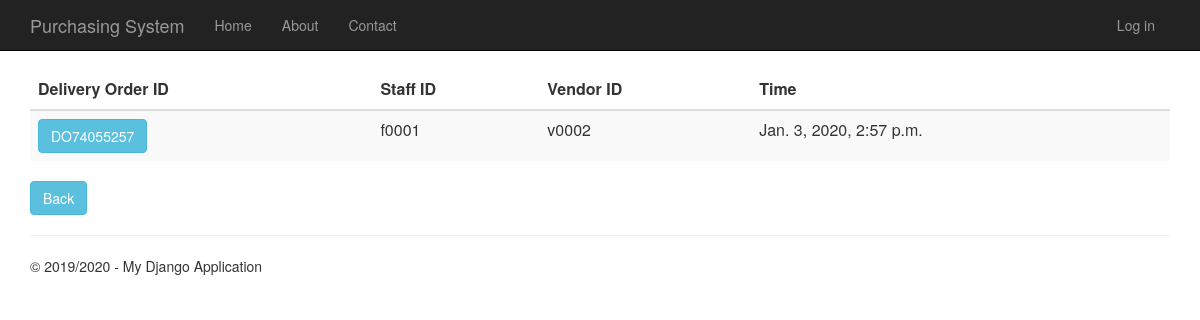
Screenshot of /deliveryorderhistory with the database file from the repository.
### DeliveryOrder/models.py (models this page shows, shortened)
class DeliveryOrder(models.Model):
    delivery_order_id = models.CharField(primary_key=True, max_length=10)
    shipping_instructions = models.TextField()
    time_created = models.DateTimeField()
    description = models.TextField(null=True,default=None, blank=True)
    total_price = models.DecimalField(max_digits=10, decimal_places=2, default=Decimal('0.00'))
    person_id = models.ForeignKey(Person)
    vendor_id = models.ForeignKey(Vendor)
    purchase_order_id = models.OneToOneField(PurchaseOrder)

### app/models.py (models this page shows, shortened)
class Person(models.Model):
    user_id = models.OneToOneField(User)
    person_id = models.CharField(primary_key=True, max_length=10)
    person_name = models.TextField()
    person_address = models.TextField()
    person_phone_number = models.TextField()
    person_role = models.TextField(default = 'EMPLOYEE')

class Vendor(models.Model):
    vendor_id = models.CharField(primary_key=True, max_length=10)
    vendor_name = models.TextField()
    vendor_phone_number = models.TextField()
    vendor_address = models.TextField()
    vendor_email = models.TextField()
    def __str__(self):
        return str(self.vendor_id)

### DeliveryOrder/views.py (the view)
# urls.py: url(r'^deliveryorderhistory', DeliveryOrder.views.deliveryorderhistory, name="delivery_order_history"),
def deliveryorderhistory(request):
    delivery_orders = DeliveryOrder.objects.all()
    context = {
            'title':'delivery Order History',
            'rows':delivery_orders,
            'year':'2019/2020'
        }
    return render(request,'DeliveryOrder/deliveryorderhistory.html',context)

### DeliveryOrder/templates/DeliveryOrder/deliveryorderhistory.html
﻿{% extends "app/layout.html" %}
{% block content %}
<div class="purcahseorderhistory margintop" action="menu" >
    <form action="deliveryorderhistorydetails" method="GET">
        <table class="table table-striped margintop">
          <thead>
            <tr>
              <th scope="col">Delivery Order ID</th>
              <th scope="col">Staff ID</th>
              <th scope="col">Vendor ID</th>
              <th scope="col">Time</th>
            </tr>
          </thead>
          <tbody>
              {% for r in rows %}
            <tr>
                 <td><button type="submit" name="do_id" value="{{r.delivery_order_id}}" class="btn btn-info" >{{r.delivery_order_id}}</button></td>
                 <td>{{r.person_id.person_id}}</td>
                 <td>{{r.vendor_id}}</td>
                 <td>{{r.time_created}}</td>
            </tr>
              {% endfor %}
          </tbody>
        </table>
        <div class="margintop">
            <a type="submit" class="btn btn-info" href="/menu">Back</a>
        </div>
    </form>
</div>
{% endblock %}

### app/static/app/content/site.css (style rules this page uses)
body { padding-top: 50px; padding-bottom: 20px; }

### rows the page displays
DeliveryOrder: delivery_order_id "DO74055257", person_id.person_id "f0001", vendor_id "v0002", time_created "Jan. 3, 2020, 2:57 p.m."

### other values shown
{{ year }} "2019/2020"
